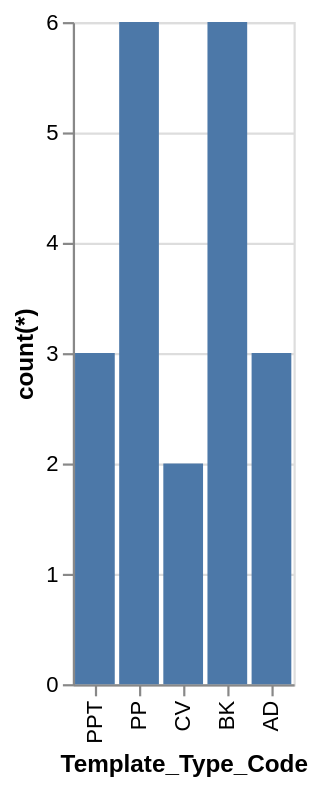

Describe this chart as a Vega-Lite specification.
### Vega-Lite specification from a JSON file in a GitHub repository (floating-point values rounded to 4 significant figures)
{"data": {"values": [{"x_data": "PPT", "y_data": 3}, {"x_data": "PP", "y_data": 6}, {"x_data": "CV", "y_data": 2}, {"x_data": "BK", "y_data": 6}, {"x_data": "AD", "y_data": 3}]}, "mark": "bar", "encoding": {"x": {"field": "x_data", "type": "nominal", "title": "Template_Type_Code", "sort": "descending"}, "y": {"field": "y_data", "type": "quantitative", "title": "count(*)"}}}
